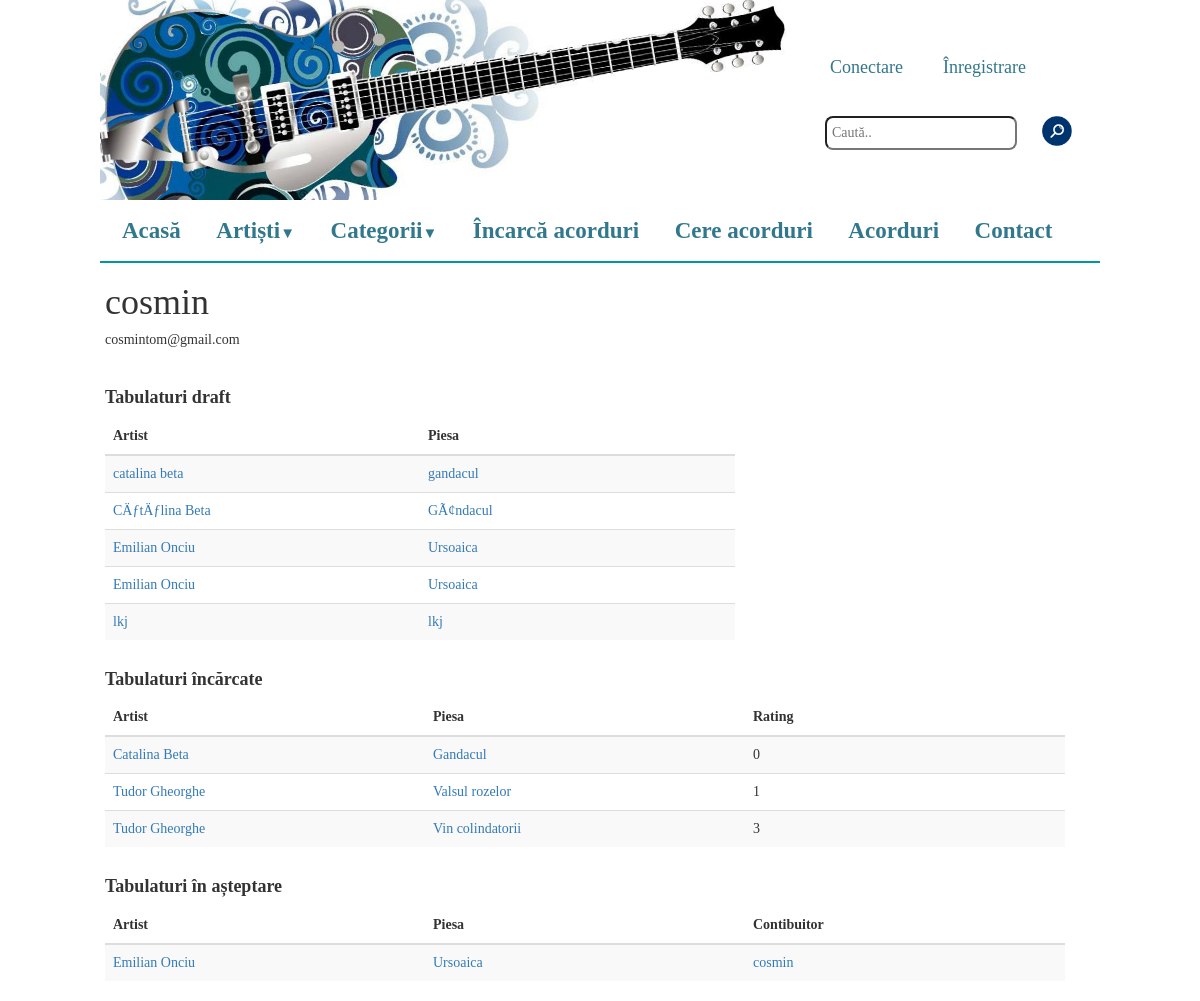
/index.php?user_uploads=1&username=cosmin, run on an earlier commit of the app's database.
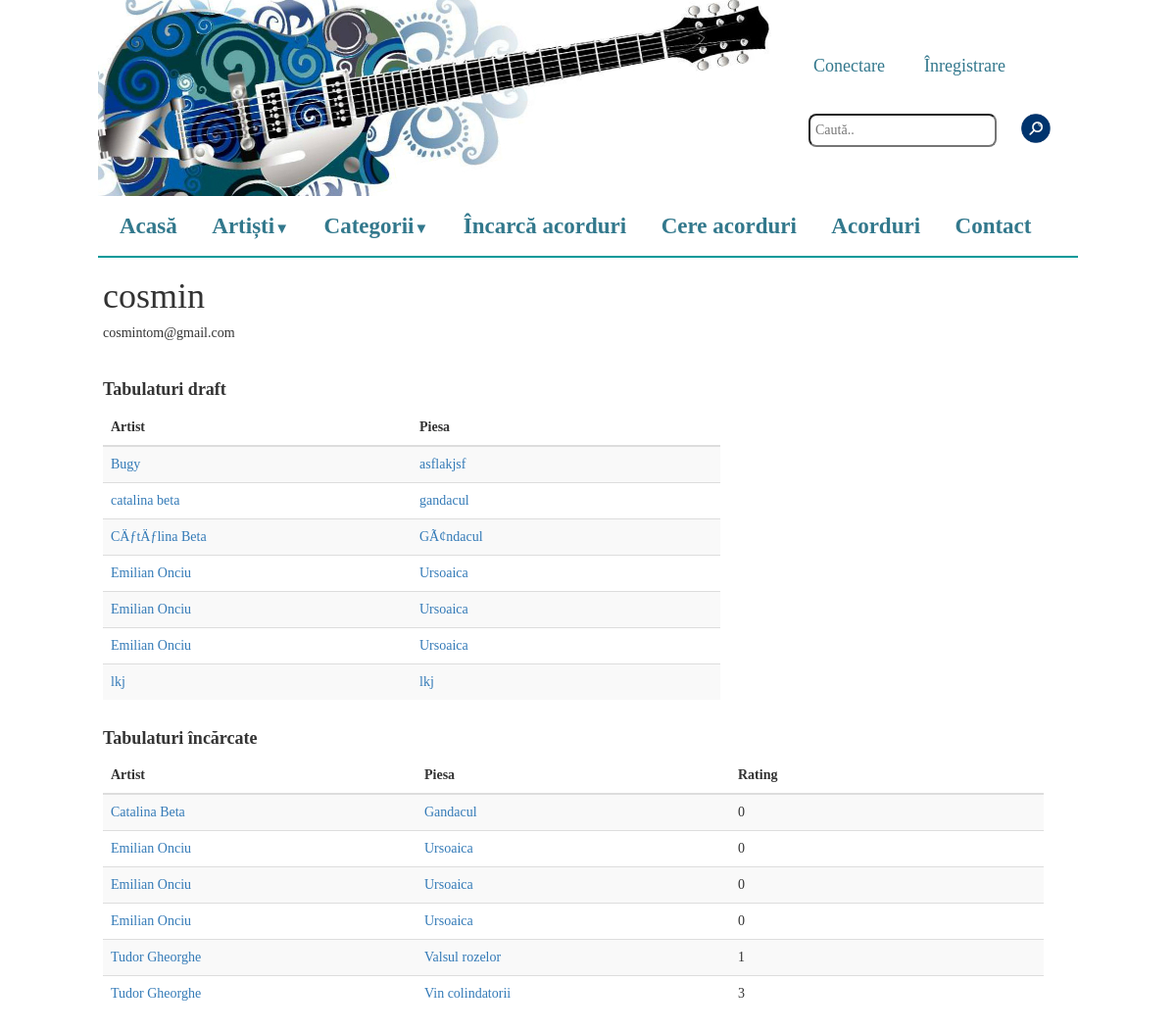
And on a later commit of the database.
### tables this page shows
CREATE TABLE IF NOT EXISTS `users` (
  `id` int(11) NOT NULL AUTO_INCREMENT,
  `username` varchar(30) NOT NULL,
  `password` text NOT NULL,
  `email` text NOT NULL,
  `admin` tinyint(1) DEFAULT NULL,
  PRIMARY KEY (`id`),
  UNIQUE KEY `user` (`username`),
  UNIQUE KEY `username` (`username`)
);

CREATE TABLE IF NOT EXISTS `drafts` (
  `id` int(255) NOT NULL AUTO_INCREMENT,
  `artist` varchar(100) NOT NULL,
  `titlu` varchar(100) NOT NULL,
  `cale` varchar(200) NOT NULL,
  `uploader` varchar(100) NOT NULL,
  PRIMARY KEY (`id`)
);

CREATE TABLE IF NOT EXISTS `melodii` (
  `id` int(11) NOT NULL AUTO_INCREMENT,
  `artist` varchar(100) NOT NULL,
  `titlu` varchar(100) NOT NULL,
  `cale_tmp` varchar(200) DEFAULT NULL,
  `cale` varchar(200) DEFAULT NULL,
  `categorie` varchar(200) NOT NULL,
  `uploader` varchar(200) NOT NULL,
  `plus` int(11) NOT NULL,
  `minus` int(11) NOT NULL,
  `comments_path` varchar(200) NOT NULL,
  PRIMARY KEY (`id`)
);

### includes/functions.php (called while the page is built, shortened)
<?php
function get_songs_by_uploader($uploader) {
    $result = mysql_query("SELECT * FROM melodii WHERE uploader='$uploader' and cale is not NULL order by artist, titlu");
    $songs = array();
    while($p = mysql_fetch_array($result)){
        $songs[] = $p;
    }
    return $songs;
}
function get_email_of_user($username) {
    $result = mysql_query("SELECT email FROM users WHERE username='$username'");
    return mysql_fetch_array($result)[0];
}
function get_drafts_of_uploader($username) {
    $result = mysql_query("SELECT * FROM drafts WHERE uploader='$username' order by artist, titlu");
    $songs = array();
    while($p = mysql_fetch_array($result)){
        $songs[] = $p;
    }
    return $songs;
}
function is_user_admin($username) {
    $result = mysql_query("SELECT admin FROM users WHERE username='$username'");
    return $result;
}
function get_all_tmp_songs() {
    $result = mysql_query("SELECT * FROM melodii WHERE cale is NULL and cale_tmp is not NULL order by artist, titlu");
    $songs = array();
    while($p = mysql_fetch_array($result)){
        $songs[] = $p;
    }
    return $songs;
}
?>

### pages/user_uploads.php (the view, shortened to what this page needs)
<div class="artist_tabs">
<?php
	$username = $_GET['username'];
	print "<h1>".$username."</h1>";
	$email = get_email_of_user($username);
	print "<h5>".$email."</h5><br>";
	$all_drafts = get_drafts_of_uploader($username);
	if (count($all_drafts) != 0) {
?>
        <div class="row col-sm-8">
		  <h4 style="font-weight:bold">Tabulaturi draft</h4>
        </div>
		<div class="row col-sm-8">
			<table id="drafts_table" class="table table-striped">
		        <thead>
					<tr>
						<th class="col-sm-4">Artist</th>
						<th class="col-sm-4">Piesa</th>
					</tr>
				</thead>
				<tbody>
					<?php
						foreach ($all_drafts as $sg){
					?>
					<tr>
						<td class="setWidth"><div class="setWidth"><?php print "<a href=\"index.php?artist=".$sg['artist']."\">".$sg['artist']."</a>";?></div></td>
						<td class="setWidth"><div><?php print "<a href=\"index.php?draft=".$sg['id']."\">".$sg['titlu']."</a>";?></div></td>
					</tr>
					<?php
						}
					?>
				</tbody>
		    </table>
		</div>
		<br><br><br><br><br>
<?php
	}
	$all_songs = get_songs_by_uploader($username);
	if (count($all_songs) == 0) {
?>
<?php
	} else {
?>
    <div class="row col-sm-8">
        <h4 style="font-weight:bold">Tabulaturi încărcate</h4>
    </div>
	<div class="row col-sm-12">
	<table id="tabs" class="table table-striped">
		<thead>
			<tr>
				<th class="col-sm-4">Artist</th>
				<th class="col-sm-4">Piesa</th>
				<th class="col-sm-4">Rating</th>
			</tr>
		</thead>
		<tbody>
			<?php
				foreach ($all_songs as $sg){
			?>
			<tr>
				<td><?php print "<a href=\"index.php?artist=".$sg['artist']."\">".$sg['artist']."</a>";?></td>
				<td><?php print "<a href=\"index.php?song=".$sg['id']."\">".$sg['titlu']."</a>";?></td>
				<td><?php print $sg['plus']-$sg['minus'];?></td>
			</tr>
			<?php
				}
			?>
		</tbody>
	</table>
	</div>
<?php
		}
	$admin = is_user_admin($username);
	if ($admin == true) {
		$all_tmp_songs = get_all_tmp_songs();
		if (count($all_tmp_songs) != 0) {
?>
        <div class="row col-sm-8">
            <h4 style="font-weight:bold">Tabulaturi în așteptare</h4>
        </div>
		<div class="row col-sm-12">
		<table id="tabs" class="table table-striped">
	        <thead>
				<tr>
					<th class="col-sm-4">Artist</th>
					<th class="col-sm-4">Piesa</th>
					<th class="col-sm-4">Contibuitor</th>
				</tr>
			</thead>
			<tbody>
				<?php
					foreach ($all_tmp_songs as $sg){
				?>
				<tr>
					<td><?php print "<a href=\"index.php?artist=".$sg['artist']."\">".$sg['artist']."</a>";?></td>
					<td><?php print "<a href=\"index.php?tmp-song=".$sg['id']."\">".$sg['titlu']."</a>";?></td>
					<td><a href="index.php?user_uploads=1&username=<?php echo $res['uploader']; ?>"><?php print $sg['uploader'];?></a></td>
				</tr>
				<?php
					}
				?>
			</tbody>
	    </table>
	</div>
<?php
		}
	}
?>
</div>

### index.php (shortened to what this page needs)
<?php
require_once './includes/functions.php';
?>
<!DOCTYPE html>
<html>
    <head>
        <link rel="stylesheet" type="text/css" href="css/main.css" />
		<link rel="stylesheet" href="http://maxcdn.bootstrapcdn.com/bootstrap/3.3.5/css/bootstrap.min.css">
    </head>
    <body>
        <?php
        if(isset($_SESSION['user'])){
            require_once './layouts/connected.php';
        }else{
            require_once './layouts/disconnected.php';
        }
        ?>
    </body>
</html>

### layouts/disconnected.php (shortened to what this page needs)
<table class="main_table">
    <tr>
        <td class="banner"></td>
        <td>
            <div class="search-and-connect">
                <a href="index.php?p=connect" class="login">Conectare</a>
                <a href="index.php?p=auth" class="auth">Înregistrare</a>
                <input type="search" class="search" id="search" placeholder="Caută.." onfocus="if(this.placeholder == 'Caută..') {this.placeholder=''}" onblur="if(this.placeholder == ''){this.placeholder ='Caută..'}" onkeypress="return searchKeyPress(event);"/>
                <a id="search-link">
                    <img src="images/search.png" alt="search.png" class="searchButton" id="searchButton" onclick="get_search_item()">
                </a>
            </div></td>
    </tr>
    <tr>
        <td colspan="2" class="navigation">
            <ul class="clearfix">
                <li><a href="index.php">Acasă</a></li>
                <li><a href="#">Artiști<span class="arrow">&#9660;</span></a>
                </li>
                <li><a href="#">Categorii<span class="arrow">&#9660;</span></a>
                </li>
                <li><a href="index.php?upload=1">Încarcă acorduri</a></li>
                <li><a href="index.php?request_chord=1">Cere acorduri</a></li>
                <li><a href="index.php?acorduri=1">Acorduri</a></li>
                <li><a href="index.php?contact=1">Contact</a></li>
            </ul>
        </td>
    </tr>
    <tr><td colspan="2">
        <div class="content">
            <?php
                if(isset($_GET['p'])){
                    switch($_GET['p']) {
                        case "connect":
                            require_once 'pages/connect.php';
                            break;
                        case "auth":
                            require_once 'pages/authenticate.php';
                            break;
                    }
                } else if(isset($_GET['letter_id'])) {
                    $letter = $_GET['letter_id'];
                    require_once 'pages/letter.php';
                } else if(isset($_GET['category'])) {
                    $category = $_GET['category'];
                    require_once 'pages/category.php';
                } else if(isset($_GET['upload'])) {
                    require_once 'pages/upload.php';
                } else if(isset($_GET['contact'])) {
                    require_once 'pages/contact.php';
                } else if (isset($_GET['request_chord'])) {
                    require_once 'pages/request_chords.php';
                } else if(isset($_GET['song'])) {
                    require_once 'pages/display_tab.php';
                } else if(isset($_GET['tmp-song'])) {
                    require_once 'pages/display_tab_tmp.php';
                } else if(isset($_GET['draft'])) {
                    require_once 'pages/display_draft.php';
                } else if(isset($_GET['artist'])) {
                    require_once 'pages/display_tabs_by_artist.php';
                } else if (isset($_GET['search'])) {
                    require_once 'pages/search_in_site.php';
                } else if (isset($_GET['user_uploads'])) {
                    require_once 'pages/user_uploads.php';
				} else if (isset($_GET['acorduri'])) {
                    require_once 'pages/acorduri.php';
				} else
                    require_once 'pages/home.php';
            ?>
        </div>
    </td></tr>
</table>

### css/main.css (style rules this page uses)
* { margin: 0px; padding: 0px; }
.main_table { width: 1000px; margin-left: auto; margin-right: auto; background-color: #FFFFFF; font-family: "Palatino Linotype", "Book Antiqua", Palatino, serif; }
.banner { height: 200px; width: 700px; background-image: url('../images/banner.jpg'); background-repeat: no-repeat; }
.search-and-connect { height: 150px; width: 300px; }
.login, .auth, .user_connected, .logout { float: left; padding: 10px; margin-left: 20px; margin-top: 20px; font-family: sans-serif; font-size: 18px; color: #32778C; font-family: "Palatino Linotype", "Book Antiqua", Palatino, serif; }
.search { color: grey; size: 20px; float: left; margin: 25px; padding: 5px; border-radius: 8px; font-family: "Palatino Linotype", "Book Antiqua", Palatino, serif; }
.searchButton { width: 30px; float: left; margin-top: 25px; }
.navigation { width: 1000px; margin-left: auto; margin-right: auto; border-bottom: 2px solid #009999; }
.clearfix { list-style-type: none; list-style: none; padding-top: 15px; padding-bottom: 3px; font-family: "Palatino Linotype", "Book Antiqua", Palatino, serif; }
.clearfix li { display: inline; position: relative; }
.clearfix a { font-family: 'arial'; color: #32788c; text-decoration: none; font-size: 23px; font-weight: bold; padding: 10px; padding-left:22px; font-family: "Palatino Linotype", "Book Antiqua", Palatino, serif; }
.clearfix:after { display:block; clear:both; }
.arrow { font-size:15px; line-height:0%; }
.content { width: 990px; margin-left: auto; margin-right: auto; padding-top: 0px; font-family: "Palatino Linotype", "Book Antiqua", Palatino, serif; }
body { overflow-x: hidden; font-family: "Palatino Linotype", "Book Antiqua", Palatino, serif; }

### pages/user_uploads.php (style rules this page uses)
.setWidth { max-width: 330px; padding: 0px; margin: 0px; }

What changed in the data, as far as the page shows it:
removed melodii: artist "Emilian Onciu", titlu "Ursoaica", uploader "cosmin", shown under "Tabulaturi în așteptare"
added drafts: artist "Bugy", titlu "asflakjsf"
added drafts: artist "Emilian Onciu", titlu "Ursoaica"
added melodii: artist "Emilian Onciu", titlu "Ursoaica", $sg['plus']-$sg['minus'] "0", shown under "Tabulaturi încărcate"
added melodii: artist "Emilian Onciu", titlu "Ursoaica", $sg['plus']-$sg['minus'] "0", shown under "Tabulaturi încărcate"
added melodii: artist "Emilian Onciu", titlu "Ursoaica", $sg['plus']-$sg['minus'] "0", shown under "Tabulaturi încărcate"
Also different on the page:
text no longer shown: "Tabulaturi în așteptare Artist Piesa Contibuitor"
